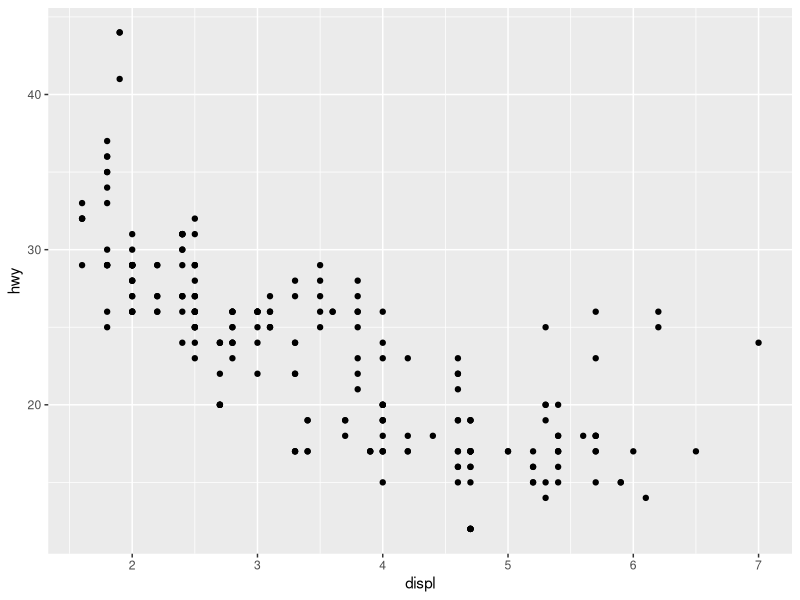
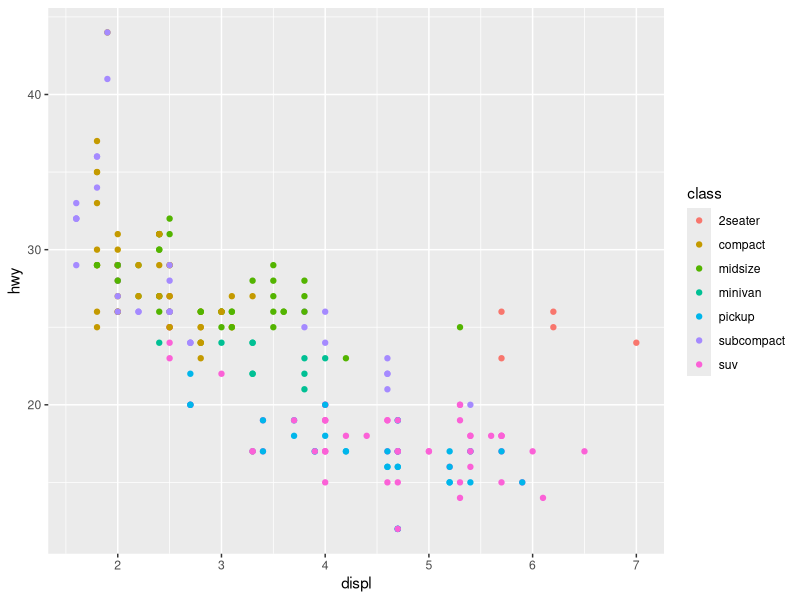
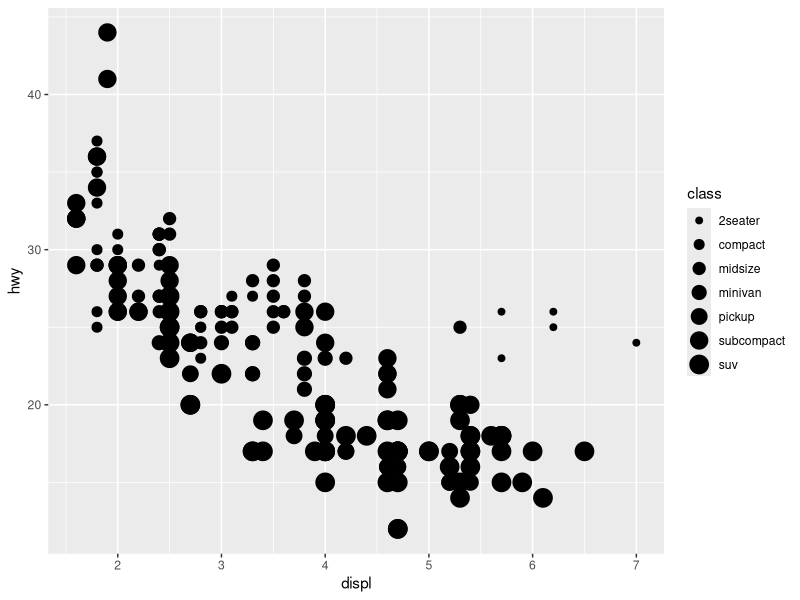
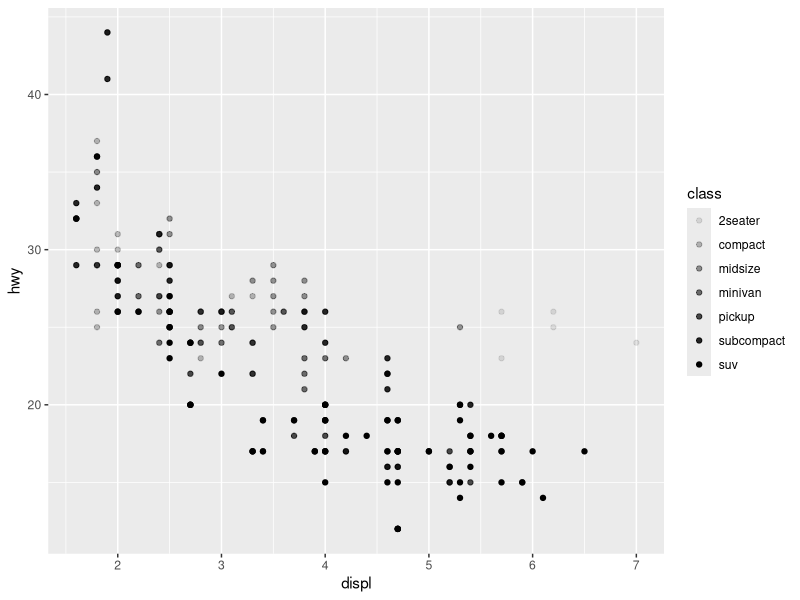
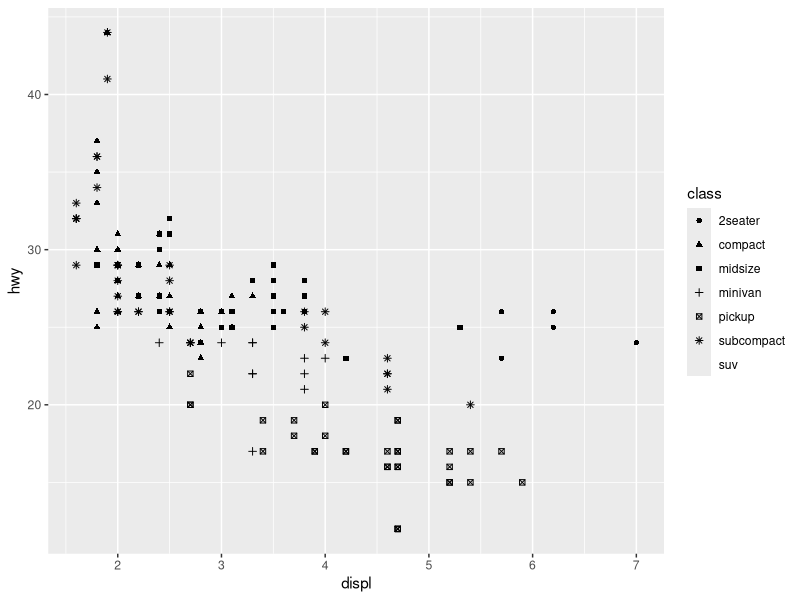
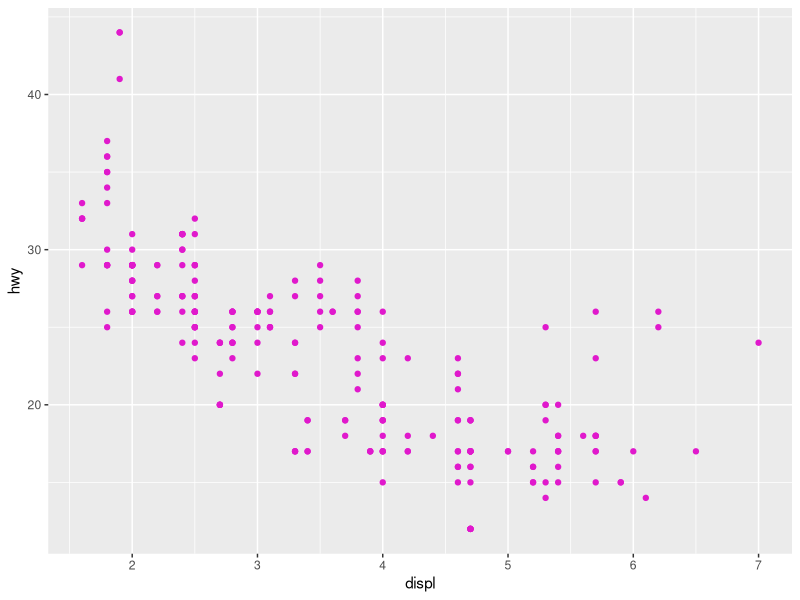
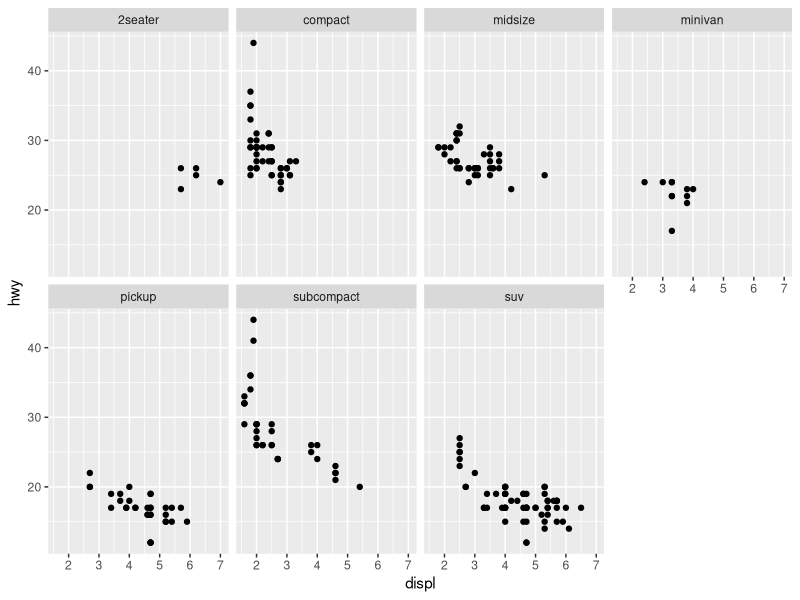
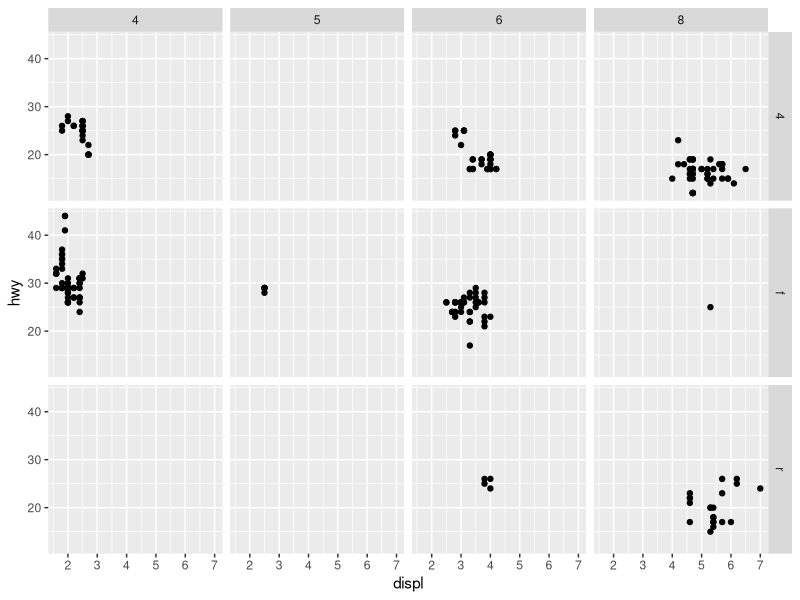

Write the R code that produced these figures, in order.
library(tidyverse)

mpg

ggplot(data = mpg) + 
  geom_point(mapping = aes(x = displ, y = hwy))


#graphing template
#ggplot(data = <DATA>) + 
#  <GEOM_FUNCTION>(mapping = aes(<MAPPINGS>))


ggplot(data = mpg) + 
  geom_point(mapping = aes(x = displ, y = hwy, color = class))


ggplot(data = mpg) + 
  geom_point(mapping = aes(x = displ, y = hwy, size = class))
#> Warning: Using size for a discrete variable is not advised.


# Left
ggplot(data = mpg) + 
  geom_point(mapping = aes(x = displ, y = hwy, alpha = class))

# Right
ggplot(data = mpg) + 
  geom_point(mapping = aes(x = displ, y = hwy, shape = class))


ggplot(data = mpg) + 
  geom_point(mapping = aes(x = displ, y = hwy), color = "#e019cc")


#Facets
ggplot(data = mpg) + 
  geom_point(mapping = aes(x = displ, y = hwy)) + 
  facet_wrap(~ class, nrow = 2)

ggplot(data = mpg) + 
  geom_point(mapping = aes(x = displ, y = hwy)) + 
  facet_grid(drv ~ cyl)

#Geometric Objects

# left
ggplot(data = mpg) + 
  geom_point(mapping = aes(x = displ, y = hwy))

# right
ggplot(data = mpg) + 
  geom_smooth(mapping = aes(x = displ, y = hwy))

ggplot(data = mpg) + 
  geom_smooth(mapping = aes(x = displ, y = hwy, linetype = drv))

ggplot(data = mpg) +
  geom_smooth(mapping = aes(x = displ, y = hwy))

ggplot(data = mpg) +
  geom_smooth(mapping = aes(x = displ, y = hwy, group = drv))

ggplot(data = mpg) +
  geom_smooth(
    mapping = aes(x = displ, y = hwy, color = drv),
    show.legend = FALSE
  )

ggplot(data = mpg) + 
  geom_point(mapping = aes(x = displ, y = hwy)) +
  geom_smooth(mapping = aes(x = displ, y = hwy))

ggplot(data = mpg, mapping = aes(x = displ, y = hwy)) + 
  geom_point(mapping = aes(color = class)) + 
  geom_smooth()

ggplot(data = diamonds) + 
  geom_bar(mapping = aes(x = cut))

?diamonds
diamonds

ggplot(data = diamonds) + 
  stat_count(mapping = aes(x = cut))

demo <- tribble(
  ~cut,         ~freq,
  "Fair",       1610,
  "Good",       4906,
  "Very Good",  12082,
  "Premium",    13791,
  "Ideal",      21551
)

ggplot(data = demo) +
  geom_bar(mapping = aes(x = cut, y = freq), stat = "identity")
